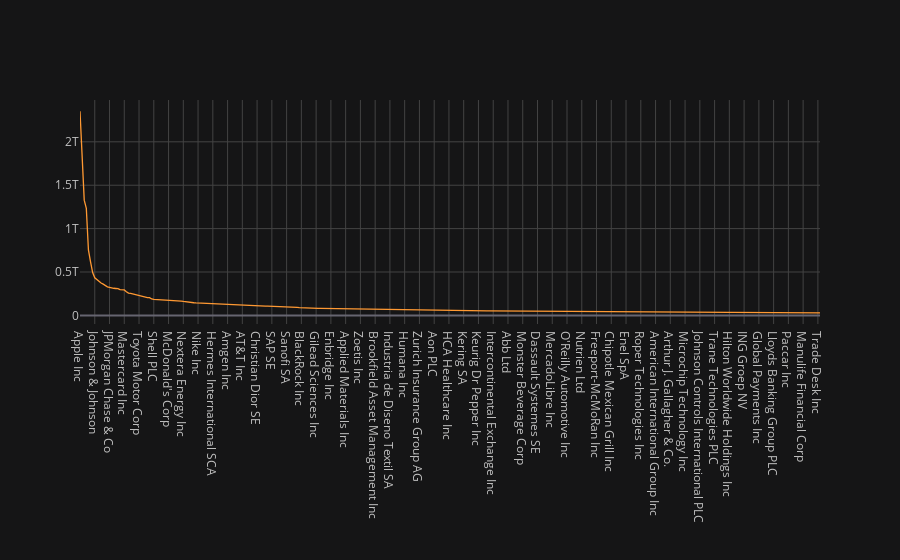

Write notebook code for a chart like this one.
### Markdown cell above
#### Get the Equities by Market Cap

### Code cell
equities = lse_equities.query("MktCapCompanyUsd >= 30_000_000_000")
plot_and_display(equities, "MktCapCompanyUsd")

### Figure 1 — Plotly figure (JSON) as saved in the notebook; plotly's stock layout.template omitted (floating-point values rounded to 4 significant figures; data arrays with more than 128 entries replaced by an {"elided": "..."} marker saying what was removed)
{"data": [{"line": {"color": "rgba(255, 153, 51, 1.0)", "dash": "solid", "shape": "linear", "width": 1.3}, "mode": "lines", "name": "MktCapCompanyUsd", "text": "", "type": "scatter", "x": {"elided": "580 str values"}, "y": {"elided": "580 int values"}}], "layout": {"autosize": true, "legend": {"bgcolor": "#151516", "font": {"color": "#D9D9D9"}}, "paper_bgcolor": "#151516", "plot_bgcolor": "#151516", "title": {"font": {"color": "#D9D9D9"}}, "xaxis": {"autorange": true, "gridcolor": "#434343", "range": [0, 351], "showgrid": true, "tickfont": {"color": "#C2C2C2"}, "title": {"font": {"color": "#D9D9D9"}, "text": ""}, "type": "category", "zerolinecolor": "#666570"}, "yaxis": {"autorange": true, "gridcolor": "#434343", "range": [-98940000000.0, 2482000000000.0], "showgrid": true, "tickfont": {"color": "#C2C2C2"}, "title": {"font": {"color": "#D9D9D9"}, "text": ""}, "type": "linear", "zerolinecolor": "#666570"}}}
